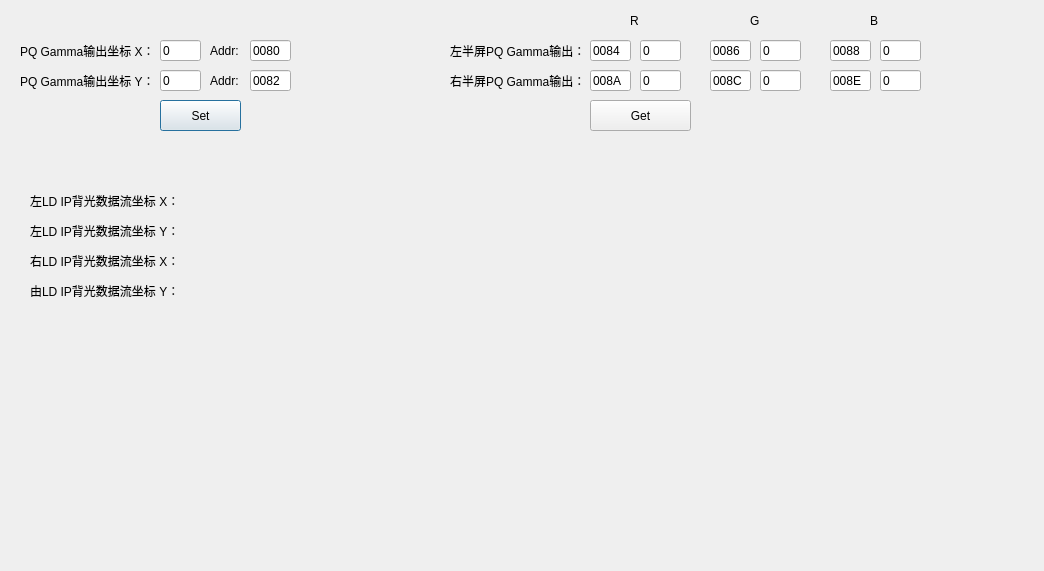
<?xml version="1.0" encoding="UTF-8"?>
<ui version="4.0">
 <class>DialogSpeacialRead</class>
 <widget class="QDialog" name="DialogSpeacialRead">
  <property name="geometry">
   <rect>
    <x>0</x>
    <y>0</y>
    <width>1044</width>
    <height>571</height>
   </rect>
  </property>
  <property name="windowTitle">
   <string>Dialog</string>
  </property>
  <widget class="QLabel" name="label">
   <property name="geometry">
    <rect>
     <x>20</x>
     <y>40</y>
     <width>131</width>
     <height>21</height>
    </rect>
   </property>
   <property name="text">
    <string>PQ Gamma输出坐标 X：</string>
   </property>
  </widget>
  <widget class="QLabel" name="label_2">
   <property name="geometry">
    <rect>
     <x>20</x>
     <y>70</y>
     <width>131</width>
     <height>21</height>
    </rect>
   </property>
   <property name="text">
    <string>PQ Gamma输出坐标 Y：</string>
   </property>
  </widget>
  <widget class="QLineEdit" name="lineEditPQSetX">
   <property name="geometry">
    <rect>
     <x>160</x>
     <y>40</y>
     <width>41</width>
     <height>21</height>
    </rect>
   </property>
   <property name="text">
    <string>0</string>
   </property>
  </widget>
  <widget class="QLineEdit" name="lineEditPQSetY">
   <property name="geometry">
    <rect>
     <x>160</x>
     <y>70</y>
     <width>41</width>
     <height>21</height>
    </rect>
   </property>
   <property name="text">
    <string>0</string>
   </property>
  </widget>
  <widget class="QLabel" name="label_3">
   <property name="geometry">
    <rect>
     <x>210</x>
     <y>40</y>
     <width>41</width>
     <height>21</height>
    </rect>
   </property>
   <property name="text">
    <string>Addr:</string>
   </property>
  </widget>
  <widget class="QLabel" name="label_4">
   <property name="geometry">
    <rect>
     <x>210</x>
     <y>70</y>
     <width>41</width>
     <height>21</height>
    </rect>
   </property>
   <property name="text">
    <string>Addr:</string>
   </property>
  </widget>
  <widget class="QLineEdit" name="lineEditPQSetAddrX">
   <property name="geometry">
    <rect>
     <x>250</x>
     <y>40</y>
     <width>41</width>
     <height>21</height>
    </rect>
   </property>
   <property name="text">
    <string>0080</string>
   </property>
  </widget>
  <widget class="QLineEdit" name="lineEditPQSetAddrY">
   <property name="geometry">
    <rect>
     <x>250</x>
     <y>70</y>
     <width>41</width>
     <height>21</height>
    </rect>
   </property>
   <property name="text">
    <string>0082</string>
   </property>
  </widget>
  <widget class="QLabel" name="label_5">
   <property name="geometry">
    <rect>
     <x>630</x>
     <y>10</y>
     <width>41</width>
     <height>21</height>
    </rect>
   </property>
   <property name="text">
    <string>R</string>
   </property>
  </widget>
  <widget class="QLabel" name="label_6">
   <property name="geometry">
    <rect>
     <x>750</x>
     <y>10</y>
     <width>41</width>
     <height>21</height>
    </rect>
   </property>
   <property name="text">
    <string>G</string>
   </property>
  </widget>
  <widget class="QLabel" name="label_7">
   <property name="geometry">
    <rect>
     <x>870</x>
     <y>10</y>
     <width>41</width>
     <height>21</height>
    </rect>
   </property>
   <property name="text">
    <string>B</string>
   </property>
  </widget>
  <widget class="QPushButton" name="pushButtonPQSet">
   <property name="geometry">
    <rect>
     <x>160</x>
     <y>100</y>
     <width>81</width>
     <height>31</height>
    </rect>
   </property>
   <property name="text">
    <string>Set</string>
   </property>
  </widget>
  <widget class="QLabel" name="label_8">
   <property name="geometry">
    <rect>
     <x>450</x>
     <y>40</y>
     <width>141</width>
     <height>21</height>
    </rect>
   </property>
   <property name="text">
    <string>左半屏PQ Gamma输出：</string>
   </property>
  </widget>
  <widget class="QLabel" name="label_9">
   <property name="geometry">
    <rect>
     <x>450</x>
     <y>70</y>
     <width>141</width>
     <height>21</height>
    </rect>
   </property>
   <property name="text">
    <string>右半屏PQ Gamma输出：</string>
   </property>
  </widget>
  <widget class="QLineEdit" name="lineEditPQGetAddrLG">
   <property name="geometry">
    <rect>
     <x>710</x>
     <y>40</y>
     <width>41</width>
     <height>21</height>
    </rect>
   </property>
   <property name="text">
    <string>0086</string>
   </property>
  </widget>
  <widget class="QLineEdit" name="lineEditPQGetAddrLR">
   <property name="geometry">
    <rect>
     <x>590</x>
     <y>40</y>
     <width>41</width>
     <height>21</height>
    </rect>
   </property>
   <property name="text">
    <string>0084</string>
   </property>
  </widget>
  <widget class="QLineEdit" name="lineEditPQGetAddrLB">
   <property name="geometry">
    <rect>
     <x>830</x>
     <y>40</y>
     <width>41</width>
     <height>21</height>
    </rect>
   </property>
   <property name="text">
    <string>0088</string>
   </property>
  </widget>
  <widget class="QLineEdit" name="lineEditPQGetLR">
   <property name="geometry">
    <rect>
     <x>640</x>
     <y>40</y>
     <width>41</width>
     <height>21</height>
    </rect>
   </property>
   <property name="text">
    <string>0</string>
   </property>
  </widget>
  <widget class="QLineEdit" name="lineEditPQGetLG">
   <property name="geometry">
    <rect>
     <x>760</x>
     <y>40</y>
     <width>41</width>
     <height>21</height>
    </rect>
   </property>
   <property name="text">
    <string>0</string>
   </property>
  </widget>
  <widget class="QLineEdit" name="lineEditPQGetLB">
   <property name="geometry">
    <rect>
     <x>880</x>
     <y>40</y>
     <width>41</width>
     <height>21</height>
    </rect>
   </property>
   <property name="text">
    <string>0</string>
   </property>
  </widget>
  <widget class="QLineEdit" name="lineEditPQGetRB">
   <property name="geometry">
    <rect>
     <x>880</x>
     <y>70</y>
     <width>41</width>
     <height>21</height>
    </rect>
   </property>
   <property name="text">
    <string>0</string>
   </property>
  </widget>
  <widget class="QLineEdit" name="lineEditPQGetAddrRB">
   <property name="geometry">
    <rect>
     <x>830</x>
     <y>70</y>
     <width>41</width>
     <height>21</height>
    </rect>
   </property>
   <property name="text">
    <string>008E</string>
   </property>
  </widget>
  <widget class="QLineEdit" name="lineEditPQGetRR">
   <property name="geometry">
    <rect>
     <x>640</x>
     <y>70</y>
     <width>41</width>
     <height>21</height>
    </rect>
   </property>
   <property name="text">
    <string>0</string>
   </property>
  </widget>
  <widget class="QLineEdit" name="lineEditPQGetAddrRG">
   <property name="geometry">
    <rect>
     <x>710</x>
     <y>70</y>
     <width>41</width>
     <height>21</height>
    </rect>
   </property>
   <property name="text">
    <string>008C</string>
   </property>
  </widget>
  <widget class="QLineEdit" name="lineEditPQGetAddrRR">
   <property name="geometry">
    <rect>
     <x>590</x>
     <y>70</y>
     <width>41</width>
     <height>21</height>
    </rect>
   </property>
   <property name="text">
    <string>008A</string>
   </property>
  </widget>
  <widget class="QLineEdit" name="lineEditPQGetRG">
   <property name="geometry">
    <rect>
     <x>760</x>
     <y>70</y>
     <width>41</width>
     <height>21</height>
    </rect>
   </property>
   <property name="text">
    <string>0</string>
   </property>
  </widget>
  <widget class="QPushButton" name="pushButtonPQSet_2">
   <property name="geometry">
    <rect>
     <x>590</x>
     <y>100</y>
     <width>101</width>
     <height>31</height>
    </rect>
   </property>
   <property name="text">
    <string>Get</string>
   </property>
  </widget>
  <widget class="QLabel" name="label_10">
   <property name="geometry">
    <rect>
     <x>30</x>
     <y>220</y>
     <width>161</width>
     <height>21</height>
    </rect>
   </property>
   <property name="text">
    <string>左LD IP背光数据流坐标 Y：</string>
   </property>
  </widget>
  <widget class="QLabel" name="label_11">
   <property name="geometry">
    <rect>
     <x>30</x>
     <y>190</y>
     <width>151</width>
     <height>21</height>
    </rect>
   </property>
   <property name="text">
    <string>左LD IP背光数据流坐标 X：</string>
   </property>
  </widget>
  <widget class="QLabel" name="label_12">
   <property name="geometry">
    <rect>
     <x>30</x>
     <y>280</y>
     <width>161</width>
     <height>21</height>
    </rect>
   </property>
   <property name="text">
    <string>由LD IP背光数据流坐标 Y：</string>
   </property>
  </widget>
  <widget class="QLabel" name="label_13">
   <property name="geometry">
    <rect>
     <x>30</x>
     <y>250</y>
     <width>151</width>
     <height>21</height>
    </rect>
   </property>
   <property name="text">
    <string>右LD IP背光数据流坐标 X：</string>
   </property>
  </widget>
 </widget>
 <resources/>
 <connections/>
</ui>
